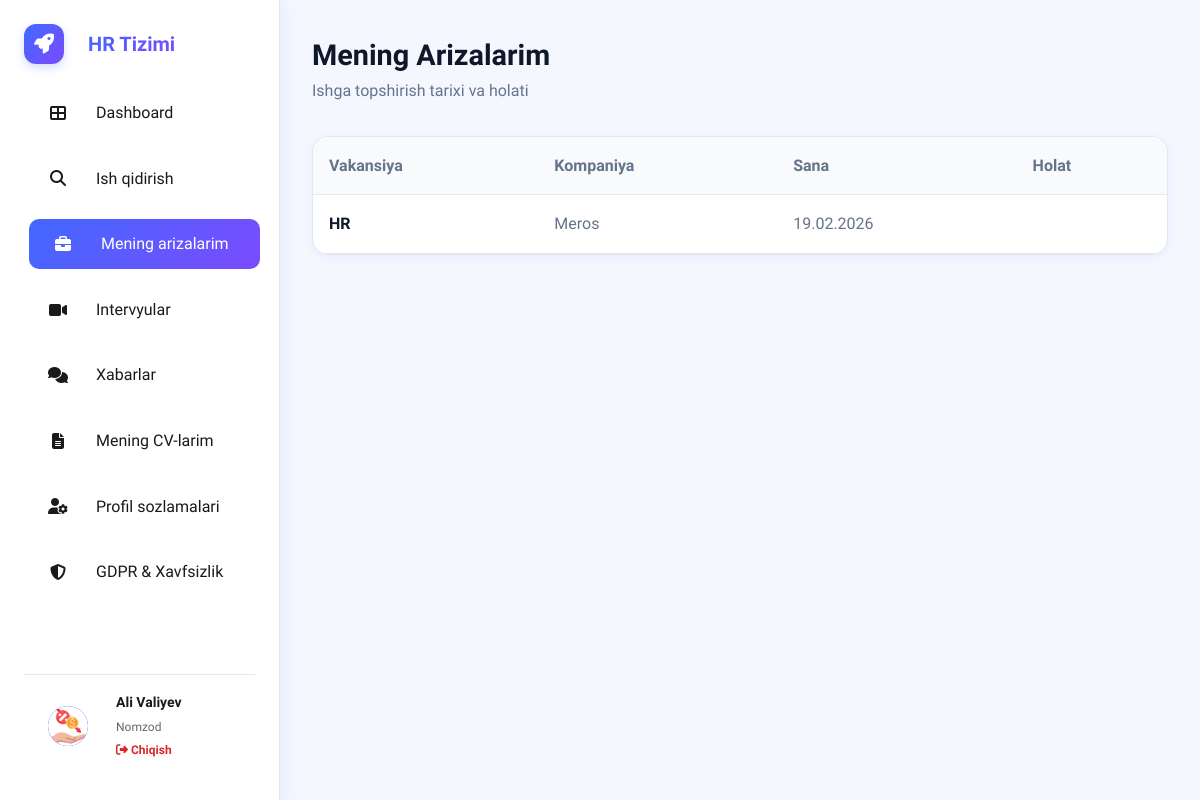
Page /candidate/my-applications/ (signed in) on the committed database.
### hr_bolim/models.py (models this page shows, shortened)
class User(AbstractUser):
    ROLE_CHOICES = (
        ("candidate","Ish izlovchi"),
        ("employer","Ish beruvchi"),
        ("admin","Admin")
    )
    role = models.CharField(max_length=20,choices=ROLE_CHOICES)
    phone = models.CharField(max_length=20,blank=True,null=True)
    consent_given = models.BooleanField(default=False)
    consent_date = models.DateTimeField(blank=True,null=True)
    consent_policy_version = models.CharField(max_length=10,blank=True,null=True)
    data_retention_until = models.DateTimeField(blank=True,null=True)
    is_delete = models .BooleanField(default=False)
    created_at = models.DateTimeField(auto_now_add=True)
    update_at = models.DateTimeField(auto_now=True)
    is_staff = models.BooleanField(default=False)
    is_superuser = models.BooleanField(default=False)

class CandidateProfile(models.Model):
    user = models.OneToOneField(User, on_delete=models.CASCADE, related_name='candidate_profile')
    profile_picture = models.ImageField(upload_to='profile_pics/', blank=True, null=True)
    profession = models.CharField(max_length=150, blank=True, null=True, help_text="Ex: Software Engineer")
    location = models.CharField(max_length=150, blank=True, null=True)
    about_me = models.TextField(blank=True, null=True)
    skills = models.TextField(blank=True, null=True, help_text="Comma separated skills")
    profile_views = models.PositiveIntegerField(default=0)
    is_processing_restricted = models.BooleanField(default=False, help_text="User restricted data processing")
    experience_years = models.PositiveIntegerField(default=0, help_text="Total years of experience")
    resume_file = models.FileField(upload_to='resumes/default/', blank=True, null=True, help_text="Default CV for 1-click apply")
    linkedin = models.URLField(blank=True, null=True)
    github = models.URLField(blank=True, null=True)
    portfolio = models.URLField(blank=True, null=True)
    created_at = models.DateTimeField(auto_now_add=True)
    updated_at = models.DateTimeField(auto_now=True)

class EmployerJob(models.Model):
    STATUS_CHOICES = (
        ("draft", "Draft"),
        ("active", "Active"),
        ("closed", "Closed"),
        ("paused", "Paused"),
    )
    EMPLOYMENT_TYPE = (
        ("full-time", "To'liq stavka"),
        ("part-time", "Qisman stavka"),
        ("remote", "Masofaviy"),
        ("hybrid", "Gibrid"),
        ("internship", "Stajirovka"),
    )
    company = models.ForeignKey(Company, on_delete=models.CASCADE, related_name='jobs')
    title = models.CharField(max_length=200)
    employment_type = models.CharField(max_length=50, choices=EMPLOYMENT_TYPE)
    salary_min = models.DecimalField(max_digits=12, decimal_places=0, blank=True, null=True)
    salary_max = models.DecimalField(max_digits=12, decimal_places=0, blank=True, null=True)
    requirements = models.TextField()
    responsibilities = models.TextField()
    benefits = models.TextField(blank=True, null=True)
    location = models.CharField(max_length=200)
    deadline = models.DateTimeField()
    positions_count = models.PositiveIntegerField(default=1)
    status = models.CharField(max_length=20, choices=STATUS_CHOICES, default="draft")
    view_count = models.PositiveIntegerField(default=0)
    application_count = models.PositiveIntegerField(default=0)
    created_at = models.DateTimeField(auto_now_add=True)
    updated_at = models.DateTimeField(auto_now=True)

class Company(models.Model):
    user = models.OneToOneField(User, on_delete=models.CASCADE, related_name='company')
    company_name = models.CharField(max_length=200)
    stir = models.CharField(max_length=50, unique=True, help_text="STIR / Ro'yxat raqami")
    email = models.EmailField()
    responsible_person = models.CharField(max_length=150)
    phone = models.CharField(max_length=20)
    data_processing_consent = models.BooleanField(default=False)
    consent_date = models.DateTimeField(blank=True, null=True)
    is_verified = models.BooleanField(default=False)
    created_at = models.DateTimeField(auto_now_add=True)
    updated_at = models.DateTimeField(auto_now=True)

class CandidateApplication(models.Model):
    STATUS_CHOICES = (
        ("new", "Yangi"),
        ("reviewed", "Ko'rilgan"),
        ("interview", "Intervyu"),
        ("rejected", "Rad etilgan"),
        ("accepted", "Qabul qilingan"),
    )
    job = models.ForeignKey(EmployerJob, on_delete=models.CASCADE, related_name='applications')
    candidate = models.ForeignKey(User, on_delete=models.CASCADE, limit_choices_to={"role": "candidate"})
    resume_file = models.FileField(upload_to="applications/resumes/")
    cover_letter = models.TextField(blank=True, null=True)
    status = models.CharField(max_length=20, choices=STATUS_CHOICES, default="new")
    internal_notes = models.TextField(blank=True, null=True)
    consent_given = models.BooleanField(default=False)
    consent_date = models.DateTimeField(blank=True, null=True)
    applied_at = models.DateTimeField(auto_now_add=True)
    updated_at = models.DateTimeField(auto_now=True)
    class Meta:
        unique_together = ('job', 'candidate')

### hr_bolim/views.py (the view)
# urls.py: path('candidate/my-applications/', my_applications, name='my_applications'),
@candidate_required
def my_applications(request):
    legacy_apps = Application.objects.filter(user=request.user).order_by('-applied_at')
    employer_apps = CandidateApplication.objects.filter(candidate=request.user).order_by('-applied_at')
    combined = []
    for app in legacy_apps:
        combined.append(SimpleNamespace(
            job=SimpleNamespace(title=app.job.title, department=SimpleNamespace(name=getattr(app.job.department, 'name', ''))),
            applied_at=app.applied_at,
            status=app.status,
        ))
    for app in employer_apps:
        dept_like = SimpleNamespace(name=app.job.company.company_name)
        status_map = {'new': 'pending'}
        status = status_map.get(app.status, app.status)
        combined.append(SimpleNamespace(
            job=SimpleNamespace(title=app.job.title, department=dept_like),
            applied_at=app.applied_at,
            status=status,
        ))
    combined.sort(key=lambda x: x.applied_at or timezone.now(), reverse=True)
    return render(request, 'hr_bolim/candidate/my_applications.html', {'applications': combined})

### hr_bolim/views.py (called while the page is built)
def candidate_required(view_func):
    @wraps(view_func)
    def _wrapped(request, *args, **kwargs):
        if not request.user.is_authenticated:
            from django.contrib.auth.views import redirect_to_login
            return redirect_to_login(request.get_full_path())
        if getattr(request.user, 'role', None) != 'candidate':
            return redirect('home')
        return view_func(request, *args, **kwargs)
    return _wrapped

### hr_bolim/templates/hr_bolim/candidate/my_applications.html (shortened to what this page needs)
{% extends 'hr_bolim/candidate/base_candidate.html' %}
{% block content %}
<div class="page-header" style="margin-bottom: 2rem;">
    <h1 style="font-size: 1.8rem; font-weight: 700; color: var(--dark);">Mening Arizalarim</h1>
    <p style="color: var(--secondary);">Ishga topshirish tarixi va holati</p>
</div>
{% if applications %}
    <div class="card" style="padding: 0; overflow: hidden;">
        <table style="width: 100%; border-collapse: collapse;">
            <thead style="background: #f8fafc; border-bottom: 1px solid var(--border);">
                <tr>
                    <th style="padding: 1rem; text-align: left; font-weight: 600; color: var(--secondary);">Vakansiya</th>
                    <th style="padding: 1rem; text-align: left; font-weight: 600; color: var(--secondary);">Kompaniya</th>
                    <th style="padding: 1rem; text-align: left; font-weight: 600; color: var(--secondary);">Sana</th>
                    <th style="padding: 1rem; text-align: left; font-weight: 600; color: var(--secondary);">Holat</th>
                </tr>
            </thead>
            <tbody>
                {% for app in applications %}
                <tr style="border-bottom: 1px solid var(--border);">
                    <td style="padding: 1rem;">
                        <div style="font-weight: 600; color: var(--dark);">{{ app.job.title }}</div>
                    </td>
                    <td style="padding: 1rem; color: var(--text-secondary);">
                        {{ app.job.department.name }}
                    </td>
                    <td style="padding: 1rem; color: var(--text-secondary);">
                        {{ app.applied_at|date:"d.m.Y" }}
                    </td>
                    <td style="padding: 1rem;">
                    </td>
                </tr>
                {% endfor %}
            </tbody>
        </table>
    </div>
{% endif %}
{% endblock %}

### hr_bolim/templates/hr_bolim/candidate/base_candidate.html (shortened to what this page needs)
{% load static %}
<!DOCTYPE html>
<html lang="uz">
<head>
    <link rel="stylesheet" href="https://cdnjs.cloudflare.com/ajax/libs/font-awesome/6.4.0/css/all.min.css">
    <link rel="stylesheet" href="{% static 'css/candidate.css' %}">
</head>
<body>
    <aside class="sidebar" id="sidebar">
        <a href="{% url 'home' %}" class="brand">
            <div class="brand-logo"><i class="fas fa-rocket"></i></div>
            <div class="brand-name">HR Tizimi</div>
        </a>
        <ul class="nav-menu">
            <li>
                <a href="{% url 'candidate_dashboard' %}" class="nav-link {% if request.resolver_match.url_name == 'candidate_dashboard' %}active{% endif %}">
                    <i class="fas fa-th-large"></i> Dashboard
                </a>
            </li>
            <li>
                <a href="{% url 'jobs_list' %}" class="nav-link">
                    <i class="fas fa-search"></i> Ish qidirish
                </a>
            </li>
            <li>
                <a href="{% url 'my_applications' %}" class="nav-link {% if request.resolver_match.url_name == 'my_applications' %}active{% endif %}">
                    <i class="fas fa-briefcase"></i> Mening arizalarim
                </a>
            </li>
            <li>
                <a href="{% url 'candidate_interviews' %}" class="nav-link {% if request.resolver_match.url_name == 'candidate_interviews' %}active{% endif %}">
                    <i class="fas fa-video"></i> Intervyular
                </a>
            </li>
            <li>
                <a href="{% url 'inbox' %}" class="nav-link {% if 'inbox' in request.resolver_match.url_name or 'chat' in request.resolver_match.url_name %}active{% endif %}">
                    <i class="fas fa-comments"></i> Xabarlar
                </a>
            </li>
            <li>
                <a href="{% url 'candidate_cv' %}" class="nav-link {% if 'candidate_cv' in request.resolver_match.url_name or 'add_' in request.resolver_match.url_name %}active{% endif %}">
                    <i class="fas fa-file-alt"></i> Mening CV-larim
                </a>
            </li>
            <li>
                <a href="{% url 'candidate_profile' %}" class="nav-link {% if request.resolver_match.url_name == 'candidate_profile' %}active{% endif %}">
                    <i class="fas fa-user-cog"></i> Profil sozlamalari
                </a>
            </li>
            <li>
                <a href="{% url 'candidate_gdpr' %}" class="nav-link {% if request.resolver_match.url_name == 'candidate_gdpr' %}active{% endif %}">
                    <i class="fas fa-shield-alt"></i> GDPR & Xavfsizlik
                </a>
            </li>
        </ul>
        <div class="user-profile-sidebar">
            <div class="avatar-sm">
                {% if user.candidate_profile.profile_picture %}
                    <img src="{{ user.candidate_profile.profile_picture.url }}" alt="Profile" style="width:100%; height:100%; border-radius:50%; object-fit:cover;">
                {% else %}
                    <i class="fas fa-user"></i>
                {% endif %}
            </div>
            <div class="user-info-sidebar">
                <h4>{{ user.first_name }} {{ user.last_name }}</h4>
                <p>Nomzod</p>
                <a href="{% url 'logout' %}" style="color:var(--danger); font-size:0.75rem; text-decoration:none; margin-top:0.25rem; display:block; font-weight:600;">
                    <i class="fas fa-sign-out-alt"></i> Chiqish
                </a>
            </div>
        </div>
    </aside>
    <main class="main-content">
        {% block content %}
        {% endblock %}
    </main>
</body>
</html>

### static/css/candidate.css (style rules this page uses)
:root { --primary: #2563eb; --primary-hover: #1d4ed8; --primary-dark: #1e3a8a; --primary-light: #eff6ff; --secondary: #64748b; --success: #10b981; --danger: #ef4444; --warning: #f59e0b; --dark: #0f172a; --text-main: #334155; --text-secondary: #64748b; --bg-body: #f1f5f9; --card-bg: #ffffff; --border: #e2e8f0; --sidebar-width: 280px; --header-height: 70px; --radius-lg: 16px; --radius-md: 10px; --shadow-sm: 0 1px 3px rgba(0, 0, 0, 0.1); --shadow-md: 0 4px 6px -1px rgba(0, 0, 0, 0.1); --transition: all 0.3s ease; }
* { margin: 0; padding: 0; box-sizing: border-box; font-family: 'Onest', sans-serif; }
body { background-color: var(--bg-body); color: var(--text-main); display: flex; min-height: 100vh; }
a { text-decoration: none; color: inherit; transition: var(--transition); }
ul { list-style: none; }
.sidebar { width: var(--sidebar-width); background: var(--card-bg); border-right: 1px solid var(--border); position: fixed; height: 100vh; left: 0; top: 0; display: flex; flex-direction: column; padding: 1.5rem; z-index: 100; transition: transform 0.3s ease; }
.brand { display: flex; align-items: center; gap: 0.75rem; margin-bottom: 2.5rem; color: var(--dark); }
.brand-logo { width: 40px; height: 40px; background: var(--primary); background: linear-gradient(135deg, var(--primary), var(--primary-hover)); border-radius: 10px; display: flex; align-items: center; justify-content: center; color: white; font-size: 1.25rem; box-shadow: 0 4px 10px rgba(37, 99, 235, 0.2); }
.brand-name { font-size: 1.25rem; font-weight: 700; color: var(--dark); }
.nav-menu { display: flex; flex-direction: column; gap: 0.5rem; flex: 1; }
.nav-link { display: flex; align-items: center; gap: 1rem; padding: 0.875rem 1rem; color: var(--secondary); border-radius: var(--radius-md); font-weight: 500; }
.nav-link:hover, .nav-link.active { background: var(--primary-light); color: var(--primary); }
.nav-link i { width: 20px; text-align: center; }
.user-profile-sidebar { display: flex; align-items: center; gap: 1rem; padding-top: 1.5rem; border-top: 1px solid var(--border); }
.avatar-sm { width: 40px; height: 40px; border-radius: 50%; object-fit: cover; background: #e2e8f0; display: flex; align-items: center; justify-content: center; color: var(--secondary); overflow: hidden; }
.user-info-sidebar h4 { font-size: 0.9rem; font-weight: 600; margin-bottom: 2px; color: var(--dark); }
.user-info-sidebar p { font-size: 0.75rem; color: var(--secondary); }
.main-content { margin-left: var(--sidebar-width); flex: 1; padding: 2rem; width: calc(100% - var(--sidebar-width)); }
.card { background: var(--card-bg); border-radius: var(--radius-lg); box-shadow: var(--shadow-sm); border: 1px solid var(--border); padding: 2rem; margin-bottom: 2rem; }

### rows in the picture
User: candidate_profile.profile_picture (picture), first_name "Ali", last_name "Valiyev"
EmployerJob: job "HR"
Company: job.department.name "Meros"
CandidateApplication: applied_at "19.02.2026"
